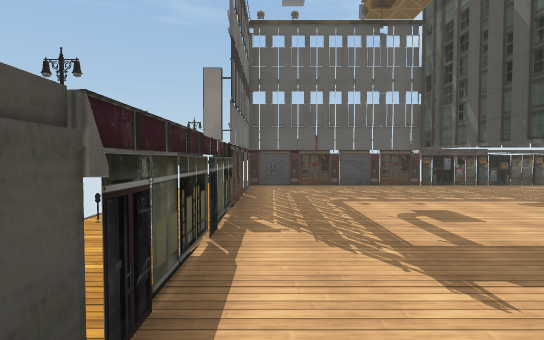
[1] (above)

12 first-person views from a walk through a Unity game level. The camera is 1.4 m above the floor, tilts 2° down and sees 80° across. The floor is counted in squares, 1.8 m on a side. Each view is taken from the middle of a square. On the plan, view 1 faces up. The plan holds only what a view shows up to about 11 squares ahead; the rest is blank. The player character is not drawn. Some surface patterns are stand-ins.

[2]
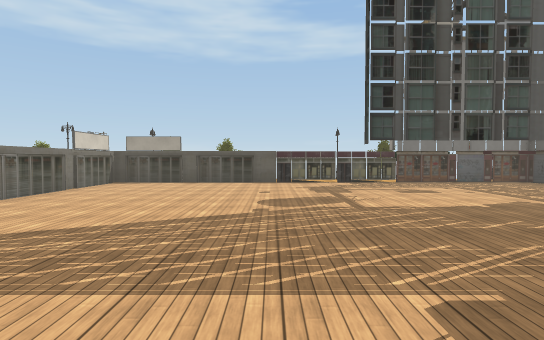

[3]
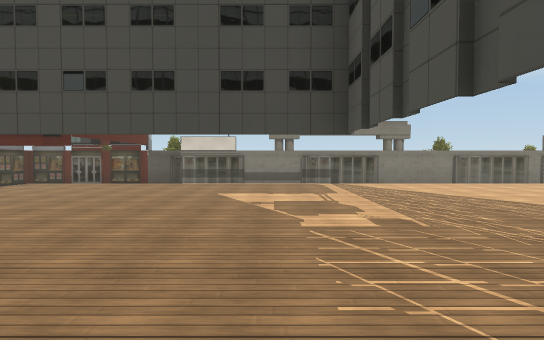

[4]
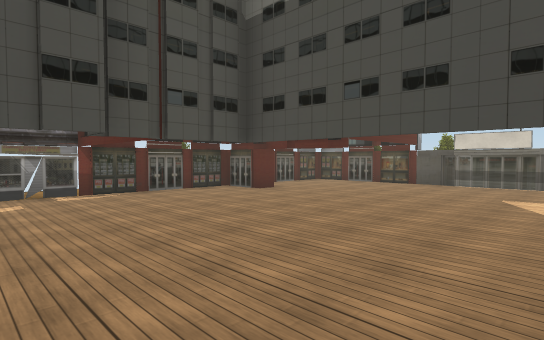

[5]
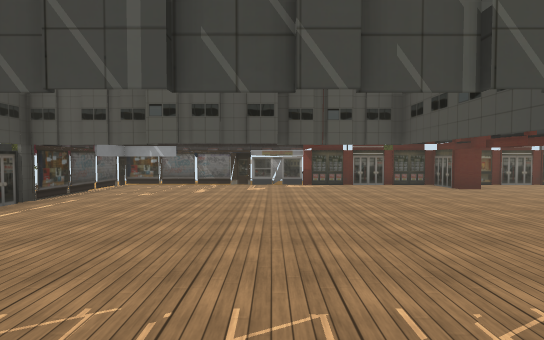

[6]
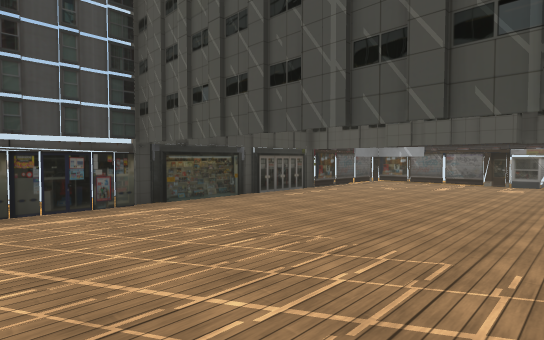

[7]
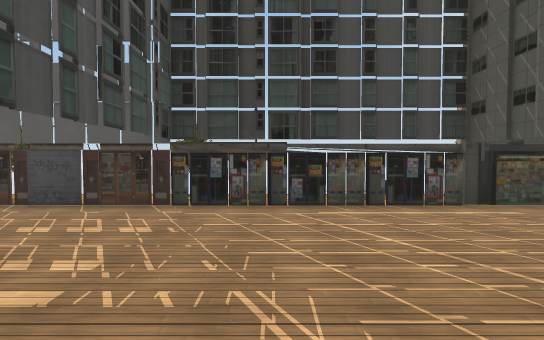

[8]
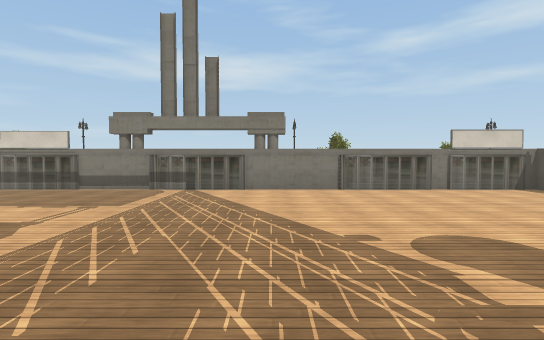

[9]
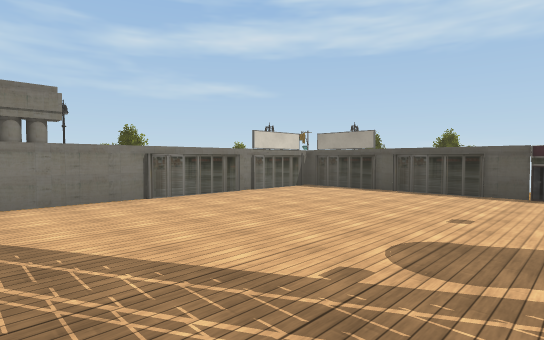

[10]
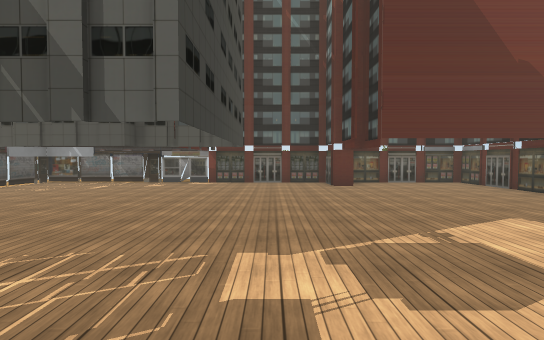

[11]
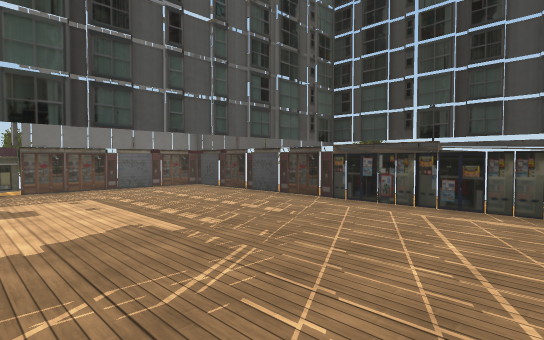

[12]
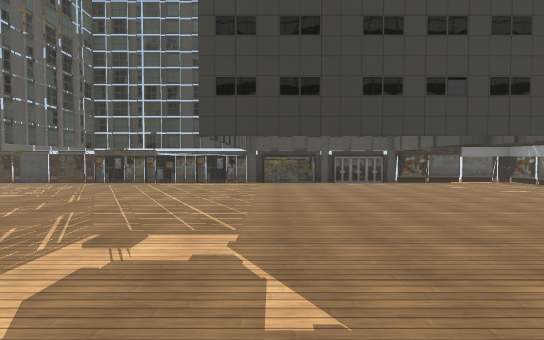

### Floor plan
Points are (right, up) in squares from view 1. A wall is a line through its corners. A room is listed if a view was taken in it or the views show most of it. See-through windows are left out.
Room 1 (views 1, 2, 3, 4, 5, 6, 7, 8, 9, 10, 11, 12)
walls: (5.4, -4.1) (17.6, -4.1) (17.6, -0.6); (16.2, -0.4) (16.2, 0.2) (17.6, 0.2) (17.6, 9.4) (-0.6, 9.4) (-0.6, -4.1) (4.4, -4.1); (-0.9, 3.1) (-0.9, 1.6)
ways out: opening at (5, -4); opening at (14, -4); gap at (4, 6.5)
objects: other object (1, 10) to (1, 11)

Where each view was taken, in squares from view 1:
view 1: 0 up, 0 right, facing up
view 2: 1 up, 10 right, facing left
view 3: 6 up, 10 right, facing down
view 4: 6 up, 10 right, facing down-right
view 5: 5 up, 8 right, facing right
view 6: 4 up, 7 right, facing up-right
view 7: 4 up, 6 right, facing up
view 8: 4 up, 6 right, facing down
view 9: 2 up, 7 right, facing down-left
view 10: 2 up, 7 right, facing right
view 11: 4 up, 8 right, facing up-left
view 12: 1 down, 10 right, facing up
